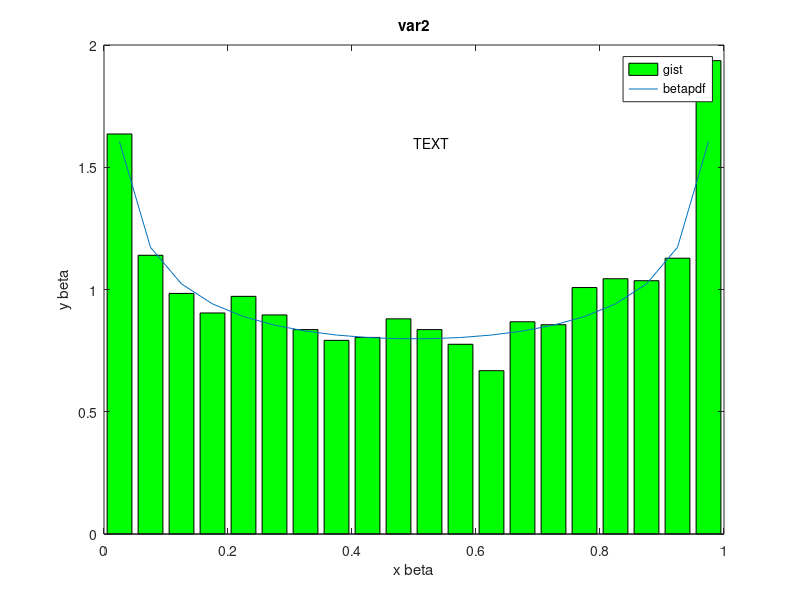

Reproduce this figure in MATLAB.
%% Lab11 var 2
% Aniska Yauhenya
%% Task 1
clear;
clc;
%-----Input
X = betarnd(0.7, 0.7,1,5000);
m = mean(X);
s = std(X);

[N, Y] = hist(X,20);
PDF = betapdf(Y,0.7, 0.7);

dy = Y(2) - Y(1);
N = N/sum(N.*dy);

figure(1);
clf;
bar(Y, N, 'g');
hold on;
plot(Y, PDF)

legend('gist', 'betapdf');
xlabel('x beta');
ylabel('y beta');
title('var2');
text(0.5,1.6,'TEXT');
hold off;
%-----Output

%-----------
